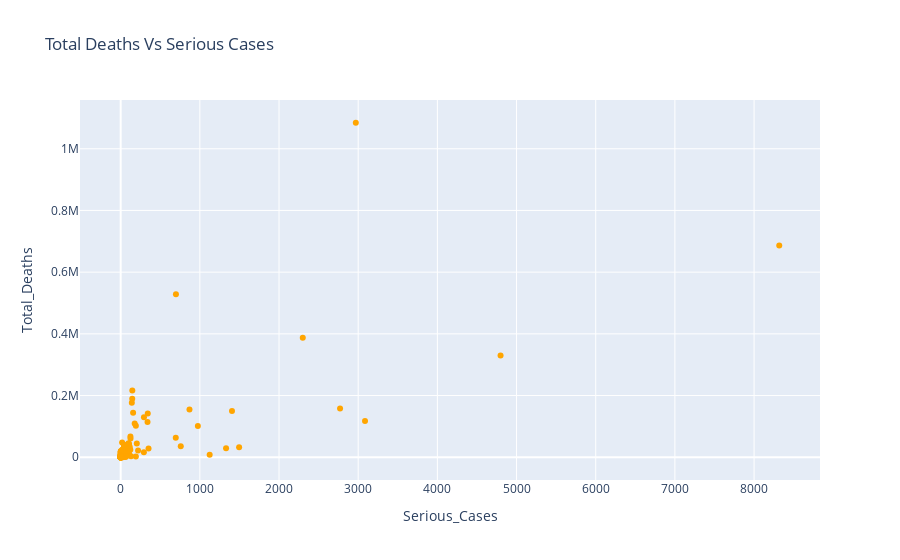

Source (notebook cell):
### Code cell
fig = px.scatter(data, x="Serious_Cases", y="Total_Deaths",title="Total Deaths Vs Serious Cases", color_discrete_sequence=["orange"])
fig.show()

### Figure 1 — Plotly figure (JSON) as saved in the notebook; plotly's stock layout.template omitted (floating-point values rounded to 4 significant figures; data arrays with more than 128 entries replaced by an {"elided": "..."} marker saying what was removed)
{"data": [{"hovertemplate": "Serious_Cases=%{x}<br>Total_Deaths=%{y}<extra></extra>", "legendgroup": "", "marker": {"color": "orange", "symbol": "circle"}, "mode": "markers", "name": "", "orientation": "v", "showlegend": false, "type": "scatter", "x": {"elided": "230 int values"}, "xaxis": "x", "y": {"elided": "230 int values"}, "yaxis": "y"}], "layout": {"legend": {"tracegroupgap": 0}, "title": {"text": "Total Deaths Vs Serious Cases"}, "xaxis": {"anchor": "y", "domain": [0, 1], "title": {"text": "Serious_Cases"}}, "yaxis": {"anchor": "x", "domain": [0, 1], "title": {"text": "Total_Deaths"}}}}
